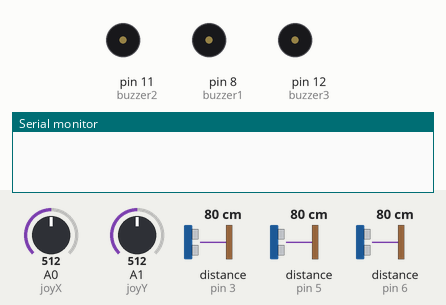
A sketch run on a simulated Arduino Uno, built with avr-gcc and run on an emulated ATmega328P. Shown: buzzer (waves = sounding, pin HIGH), the last lines printed to the serial monitor. Wiring (inferred from the names in the program): 3 × ultrasonic range finder: trigger pin 2, echo pin 3 / trigger pin 4, echo pin 5 / trigger pin 7, echo pin 6. Inputs (shaded band) come from the test bench; at power-on: A0 (joyX) = 512, distance to the obstacle (sensors on pin 3, pin 5, pin 6) 80 cm, A1 (joyY) = 512. The echo pulse lasts 58.3 µs per cm; pins used as bus, display or sensor lines are not drawn.

Above: at 1.2 s.
1.3 s: A0 (joyX) set to 671
2.8 s: A0 (joyX) set to 695
At 3.2 s:
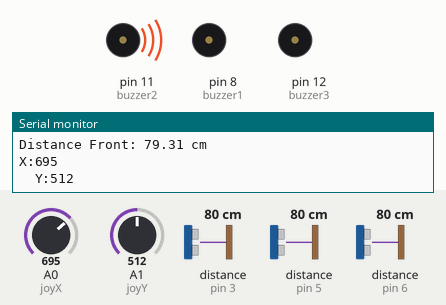
4.3 s: distance to the obstacle (sensor on pin 3) set to 299 cm
7.3 s: distance to the obstacle (sensor on pin 5) set to 2 cm
10.3 s: distance to the obstacle (sensor on pin 6) set to 2 cm
13.3 s: A0 (joyX) set to 499
14.8 s: A0 (joyX) set to 472
At 16.2 s:
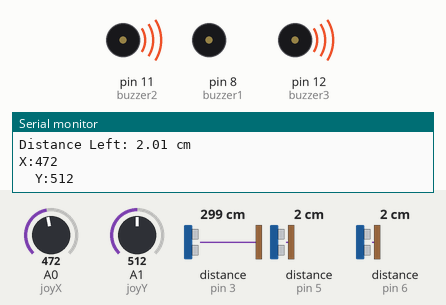
Timing chart, 0 to 17.3 s (numbered marks = the images above; inputs shaded):
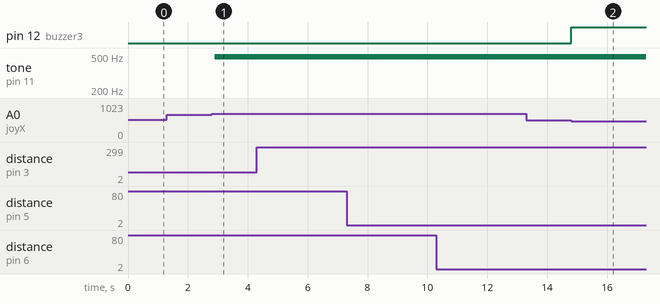

The sketch:

RemoUltrasonicCode.ino
```cpp
#include <Ultrasonic.h>

const int joyX = 0;
const int joyY = 1;


const int FWD_X = 682;
const int FWDLEFT_Y = 170;
const int FWDRIGHT_Y = 852;
const int MIDPNT = 1024/2;


const int trigPinRight = 2; // Ultrasonic sensor Trig pin
const int echoPinRight = 3; // Ultrasonic sensor Echo pin
const int buzzer1 = 8; // LED pin


const int trigPinFront = 4; // Ultrasonic sensor Trig pin
const int echoPinFront = 5; // Ultrasonic sensor Echo pin
const int buzzer2 = 11; // LED pin


const int trigPinLeft = 7; // Ultrasonic sensor Trig pin
const int echoPinLeft = 6; // Ultrasonic sensor Echo pin
const int buzzer3 = 12; // LED pin


void setup() {
  pinMode(trigPinRight, OUTPUT);
  pinMode(echoPinRight, INPUT);
  pinMode(buzzer1, OUTPUT);
  pinMode(trigPinFront, OUTPUT);
  pinMode(echoPinFront, INPUT);
  pinMode(buzzer2, OUTPUT);
  pinMode(trigPinLeft, OUTPUT);
  pinMode(echoPinLeft, INPUT);
  pinMode(buzzer3, OUTPUT);
  Serial.begin(9600);
}


float measure(int trigPin, int echoPin){
  digitalWrite(trigPin, LOW);
  delayMicroseconds(2);
  digitalWrite(trigPin, HIGH);
  delayMicroseconds(10);
  digitalWrite(trigPin, LOW);

  long duration = pulseIn(echoPin, HIGH);
  float distance = duration * 0.034 / 2;


  return distance;
}


void resetBuzzer(int buzzer){
  analogWrite(buzzer,0);
}


void loop() {
  int xValue = analogRead(joyX);
  int yValue = analogRead(joyY);


  float distanceRight = measure(trigPinRight,echoPinRight);
  float distanceFront = measure(trigPinFront,echoPinFront);
  float distanceLeft = measure(trigPinLeft,echoPinLeft);


  while(xValue<540 && xValue>480 &&
     yValue<540 && yValue>480){
       xValue = analogRead(joyX);
       yValue = analogRead(joyY);
       resetBuzzer(buzzer1);
       resetBuzzer(buzzer2);
       resetBuzzer(buzzer3);
       //the joystick is at the center. Do nothing
     }


  if (xValue>FWD_X && (yValue>FWDLEFT_Y && yValue<=FWDRIGHT_Y)){
    Serial.print("Distance Front: ");
  Serial.print(distanceFront);
  Serial.println(" cm");
     analogWrite(buzzer2,distanceFront>200?0:200-distanceFront);
  }else{
    resetBuzzer(buzzer2);
  }

  if(xValue<=FWD_X && yValue<=MIDPNT){
      Serial.print("Distance Left: ");
      Serial.print(distanceLeft);
      Serial.println(" cm");
        analogWrite(buzzer3,distanceLeft>200?0:200-distanceLeft);


   distanceLeft = measure(trigPinLeft,echoPinLeft);


        xValue = analogRead(joyX);
       yValue = analogRead(joyY);
    }else{
      resetBuzzer(buzzer3);
    }

  if(xValue<=FWD_X && yValue>MIDPNT){
      Serial.print("Distance Right: ");
      Serial.print(distanceRight);
      Serial.println(" cm");
      analogWrite(buzzer1,distanceRight>200?0:200-distanceRight);

      distanceRight = measure(trigPinRight,echoPinRight);

      xValue = analogRead(joyX);
       yValue = analogRead(joyY);
    }else{
resetBuzzer(buzzer1);
    }


  Serial.print("X:");
  Serial.println(analogRead(joyX));
  Serial.print("\t");
  Serial.print("Y:");
  Serial.println(analogRead(joyY));

  delay(100);
}
```

Measured:
- the behaviour switches between 682 and 683 on A0 (joyX) (found by bisection; images 0 and 1)
- the behaviour switches between 481 and 480 on A0 (joyX) (found by bisection; images 1 and 2)
- after the input at 2.8 s, tone on pin 11 (buzzer2): silent → 490 Hz after 0.09 s
- after the input at 14.8 s, pin 12 (buzzer3): LOW → HIGH at once
